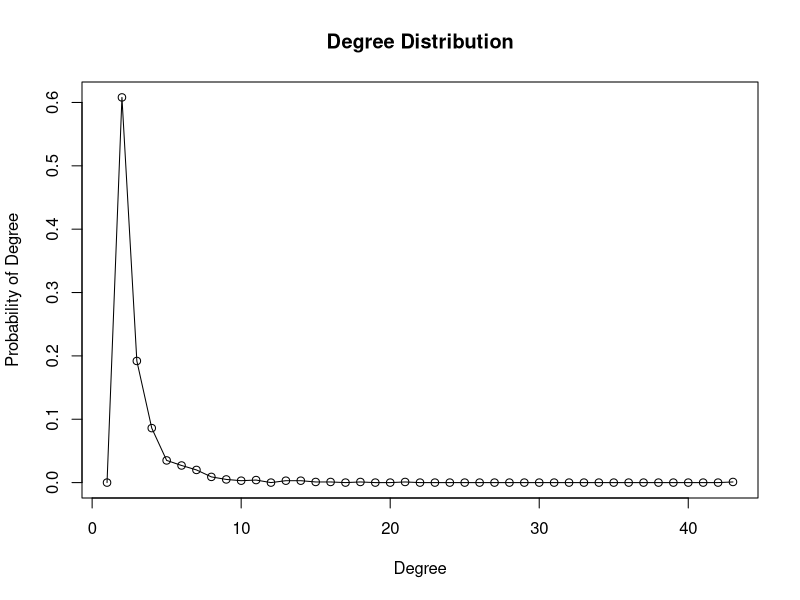
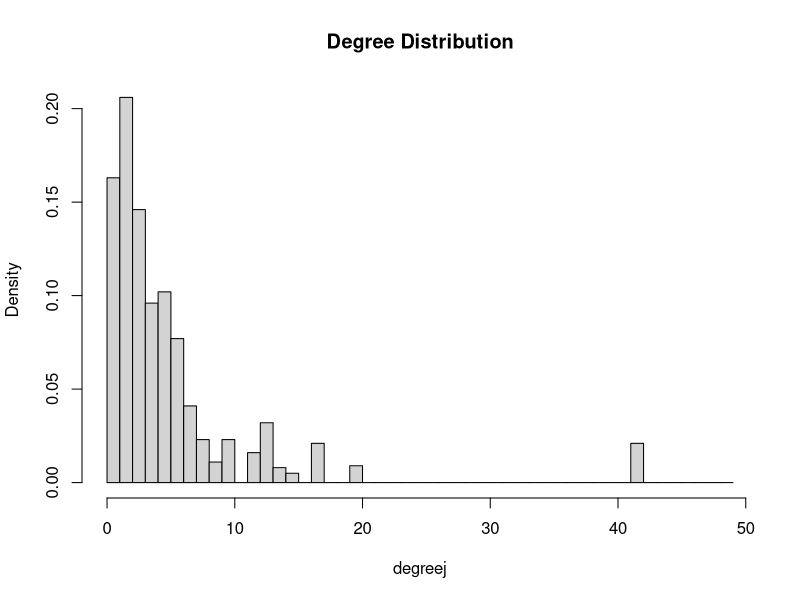

Source code (R) for these figures, in order:
library("igraph")

## (a)
cat("Creating a random graph of 1K nodes...\n")
graph1 <- barabasi.game(1000, directed=FALSE)

# Degree distribution
# hist(degree(graph1), breaks=50, main="Degree Distribution")

cat("Plotting the degree distribution...\n")
deg_dist <- degree_distribution(graph1)
plot(1:length(deg_dist), deg_dist, type="o", main="Degree Distribution", xlab = "Degree", ylab = "Probability of Degree")


# Diameter
if(is.connected(graph1))
{
  print("Graph is connected")
  dia = diameter(graph1, directed = FALSE, unconnected = FALSE, weights = NULL)
  print(sprintf("Diameter of graph is: %d", dia))
} else{
  print("Graph is NOT connected")
  print("Diameter of graph is INFINITY")
}


## (b)
clust1 <- clusters(graph1)
# gcc1 <- induced.subgraph(graph1, which(clust1$membership == which.max(clust1$csize)))
gccIndex = which.max(clust1$csize)
nonGccNodes <- (1:vcount(graph1))[clust1$membership != gccIndex]
gcc1 <- delete.vertices(graph1, nonGccNodes)

fg1 <- fastgreedy.community(gcc1)
cmsize <- sizes(fg1)
cmsize <- as.vector(sizes(fg1))
gccNodes <- (1:vcount(graph1))[clust1$membership == gccIndex]
cm1Nodes <- gccNodes[fg1$membership == 1]

print(sprintf("Modularity of the graph is: %f", max(fg1$modularity)))


## (c)
cat("Creating a random graph of 10K nodes...\n")
graph2 <- barabasi.game(10000, directed=FALSE)
# clust2 <- clusters(graph2)
# gcc2 <- induced.subgraph(graph2, which(clust2$membership == which.max(clust2$csize)))
fg2 <- fastgreedy.community(graph2)
print(sprintf("Modularity of the graph is: %f", max(fg2$modularity)))


# (d)
cat("Picking a node i at random...\n")
LARGE_NUMBER = 1000;
degreej <- vector(mode="integer", length=LARGE_NUMBER)

for (x in 1:LARGE_NUMBER){
	i = floor(runif(1)*1000) + 1
	# nbr_size <- ego_size(graph1, 1, i)
	nbr_size <- ego_size(graph1, 1, i) - 1
	temp = ceiling(runif(1)*nbr_size)
	nbr <- ego(graph1, 1, i)
	# j = as.integer(nbr[[1]][temp])
	j = as.integer(nbr[[1]][temp + 1])
	degreej[x] <- degree(graph1, j)
}
# cat(degreej)
hist(degreej, freq=FALSE, breaks=seq(0, by=1, length.out=50), main="Degree Distribution")



# cat(degree(graph1, j))
# nbrGraph <- graph.neighborhood(graph1, 1, j)
# cat("Plotting the degree distribution of node j...\n")
# deg_dist2 <- degree_distribution(nbrGraph[[1]])
# dev.new()
# # hist(degrees, breaks=seq(0, by=1, length.out=max(degrees)+5))
# plot(1:length(deg_dist2), deg_dist2, "h", main="Degree Distribution of Node j", xlab = "Degree", ylab = "Probability of Degree")
